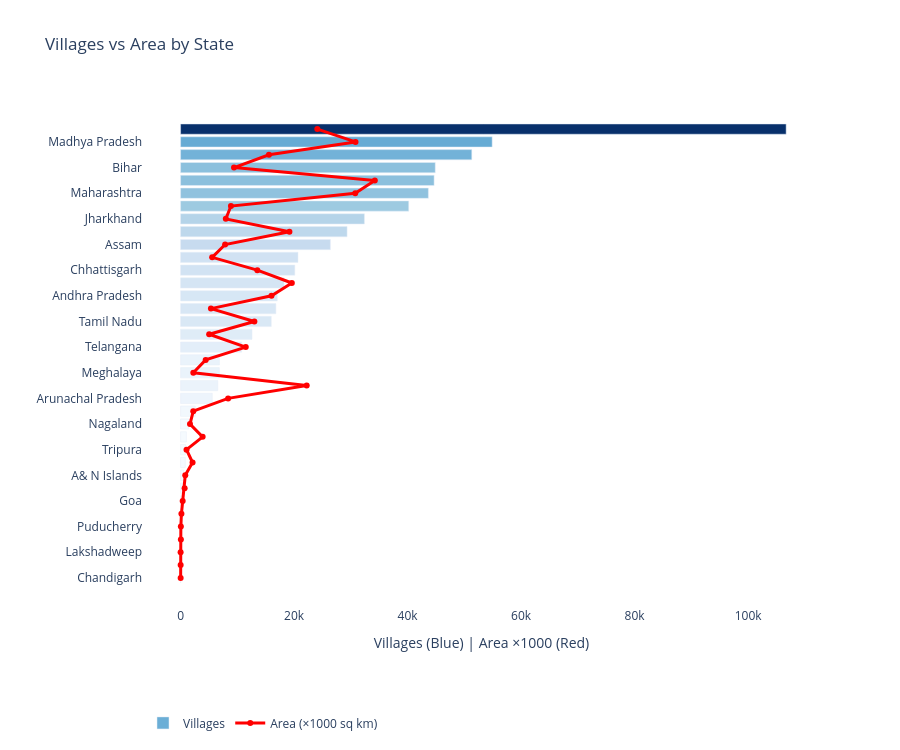

Source (notebook cell):
### Code cell
df = df_rhs.copy()
df = df[df['State/UT'] != 'All India']
df = df.sort_values('Number of Villages')
df['Area_scaled'] = df['Area [Sq. Km.] - Total'] / 10
fig = go.Figure()
fig.add_bar(x=df['Number of Villages'],y=df['State/UT'],orientation='h',name='Villages',
    marker=dict(color=df['Number of Villages'],colorscale='Blues')
)
fig.add_scatter(x=df['Area_scaled'],y=df['State/UT'],mode='lines+markers',name='Area (×1000 sq km)',line=dict(color='red', width=3))
fig.update_layout(title='Villages vs Area by State',height=750,xaxis_title='Villages (Blue) | Area ×1000 (Red)',yaxis_title='',
    legend=dict(orientation='h', y=-0.2), plot_bgcolor='white')

chart9 = fig
chart9

### Figure 1 — Plotly figure (JSON) as saved in the notebook; plotly's stock layout.template omitted (floating-point values rounded to 4 significant figures)
{"data": [{"marker": {"color": [5, 19, 21, 65, 90, 112, 334, 452, 555, 830, 875, 1018, 1428, 2588, 5589, 6551, 6839, 6841, 10761, 12581, 15979, 16793, 17039, 18225, 20126, 20690, 26395, 29340, 32394, 40203, 43663, 44672, 44874, 51313, 54903, 106704], "colorscale": [[0, "rgb(247,251,255)"], [0.125, "rgb(222,235,247)"], [0.25, "rgb(198,219,239)"], [0.375, "rgb(158,202,225)"], [0.5, "rgb(107,174,214)"], [0.625, "rgb(66,146,198)"], [0.75, "rgb(33,113,181)"], [0.875, "rgb(8,81,156)"], [1, "rgb(8,48,107)"]]}, "name": "Villages", "orientation": "h", "type": "bar", "x": [5, 19, 21, 65, 90, 112, 334, 452, 555, 830, 875, 1018, 1428, 2588, 5589, 6551, 6839, 6841, 10761, 12581, 15979, 16793, 17039, 18225, 20126, 20690, 26395, 29340, 32394, 40203, 43663, 44672, 44874, 51313, 54903, 106704], "y": ["Chandigarh", "Daman & Diu", "Lakshadweep", "D & N Haveli", "Puducherry", "Delhi", "Goa", "Sikkim", "A& N Islands", "Mizoram", "Tripura", "Kerala", "Nagaland", "Manipur", "Arunachal Pradesh", "Jammu & Kashmir", "Meghalaya", "Haryana", "Telangana", "Punjab", "Tamil Nadu", "Uttarakhand", "Andhra Pradesh", "Gujarat", "Chhattisgarh", "Himachal Pradesh", "Assam", "Karnataka", "Jharkhand", "West Bengal", "Maharashtra", "Rajasthan", "Bihar", "Odisha", "Madhya Pradesh", "Uttar Pradesh"]}, {"line": {"color": "red", "width": 3}, "mode": "lines+markers", "name": "Area (×1000 sq km)", "type": "scatter", "x": [11.4, 11.2, 3.2, 49.1, 47.9, 148.3, 370.2, 709.6, 824.9, 2108.0, 1049.0, 3886.0, 1658.0, 2233.0, 8374.0, 22220.0, 2243.0, 4421.0, 11480.0, 5036.0, 13010.0, 5348.0, 16020.0, 19600.0, 13520.0, 5567.0, 7844.0, 19180.0, 7971.0, 8875.0, 30770.0, 34220.0, 9416.0, 15570.0, 30820.0, 24090.0], "y": ["Chandigarh", "Daman & Diu", "Lakshadweep", "D & N Haveli", "Puducherry", "Delhi", "Goa", "Sikkim", "A& N Islands", "Mizoram", "Tripura", "Kerala", "Nagaland", "Manipur", "Arunachal Pradesh", "Jammu & Kashmir", "Meghalaya", "Haryana", "Telangana", "Punjab", "Tamil Nadu", "Uttarakhand", "Andhra Pradesh", "Gujarat", "Chhattisgarh", "Himachal Pradesh", "Assam", "Karnataka", "Jharkhand", "West Bengal", "Maharashtra", "Rajasthan", "Bihar", "Odisha", "Madhya Pradesh", "Uttar Pradesh"]}], "layout": {"height": 750, "legend": {"orientation": "h", "y": -0.2}, "plot_bgcolor": "white", "title": {"text": "Villages vs Area by State"}, "xaxis": {"title": {"text": "Villages (Blue) | Area ×1000 (Red)"}}, "yaxis": {"title": {"text": ""}}}}
